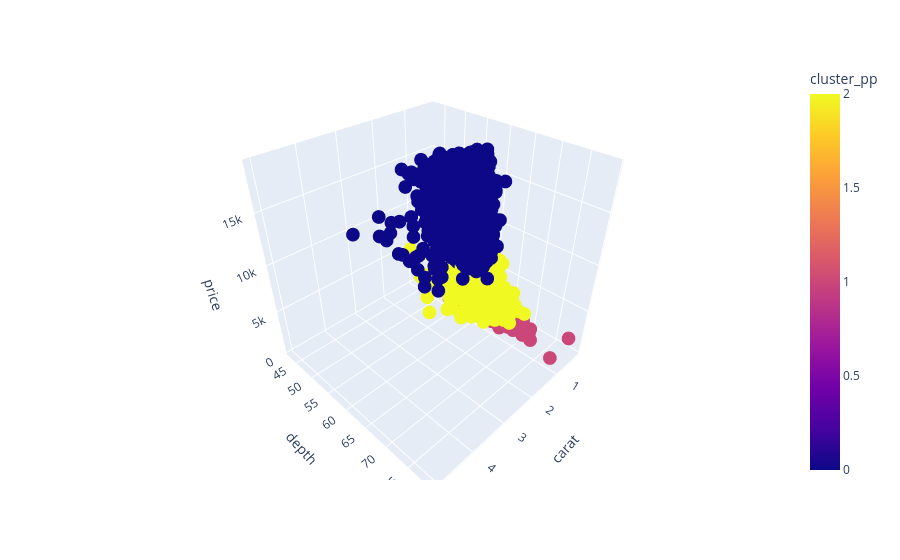

The code cell stored with this chart in its notebook:
### Code cell
# make a 3d plot in plotly
fig = px.scatter_3d(df, x='carat', y='depth', z='price', color='cluster_pp')
fig.show()

### Figure 1 — Plotly figure (JSON) as saved in the notebook; plotly's stock layout.template omitted (floating-point values rounded to 4 significant figures; data arrays with more than 128 entries replaced by an {"elided": "..."} marker saying what was removed)
{"data": [{"hovertemplate": "carat=%{x}<br>depth=%{y}<br>price=%{z}<br>cluster_pp=%{marker.color}<extra></extra>", "legendgroup": "", "marker": {"color": {"elided": "53940 int values"}, "coloraxis": "coloraxis", "symbol": "circle"}, "mode": "markers", "name": "", "scene": "scene", "showlegend": false, "type": "scatter3d", "x": {"elided": "53940 float values"}, "y": {"elided": "53940 float values"}, "z": {"elided": "53940 int values"}}], "layout": {"coloraxis": {"colorbar": {"title": {"text": "cluster_pp"}}, "colorscale": [[0, "#0d0887"], [0.1111, "#46039f"], [0.2222, "#7201a8"], [0.3333, "#9c179e"], [0.4444, "#bd3786"], [0.5556, "#d8576b"], [0.6667, "#ed7953"], [0.7778, "#fb9f3a"], [0.8889, "#fdca26"], [1, "#f0f921"]]}, "legend": {"tracegroupgap": 0}, "margin": {"t": 60}, "scene": {"domain": {"x": [0, 1], "y": [0, 1]}, "xaxis": {"title": {"text": "carat"}}, "yaxis": {"title": {"text": "depth"}}, "zaxis": {"title": {"text": "price"}}}}}
